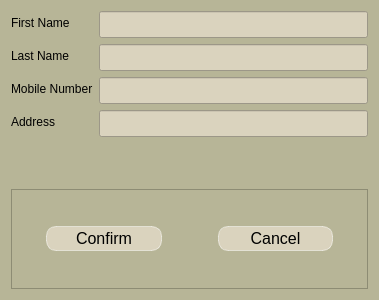
<?xml version="1.0" encoding="UTF-8"?>
<ui version="4.0">
 <class>UpdateStaffDialog</class>
 <widget class="QDialog" name="UpdateStaffDialog">
  <property name="geometry">
   <rect>
    <x>0</x>
    <y>0</y>
    <width>379</width>
    <height>300</height>
   </rect>
  </property>
  <property name="windowTitle">
   <string>Edit Staff</string>
  </property>
  <property name="styleSheet">
   <string notr="true">QWidget{
background-color:rgb(183, 181, 151);
}</string>
  </property>
  <layout class="QVBoxLayout" name="verticalLayout">
   <item>
    <layout class="QFormLayout" name="formLayout_2">
     <item row="0" column="0">
      <widget class="QLabel" name="label">
       <property name="styleSheet">
        <string notr="true">QLabel {
    font: 800;
    color: black; /* Sets the font color to black */
}
</string>
       </property>
       <property name="text">
        <string>First Name</string>
       </property>
      </widget>
     </item>
     <item row="0" column="1">
      <widget class="QLineEdit" name="fname">
       <property name="styleSheet">
        <string notr="true">QLineEdit{
background-color: rgb(218, 211, 190);
color: black;


font-size: 16px;
padding:2px;
text-align: center;


}

QLineEdit:hover {
background-color: rgba(255, 255, 255, 0.3);
}


</string>
       </property>
       <property name="maxLength">
        <number>25</number>
       </property>
      </widget>
     </item>
     <item row="1" column="0">
      <widget class="QLabel" name="label_2">
       <property name="styleSheet">
        <string notr="true">QLabel {
    font: 800;
    color: black; /* Sets the font color to black */
}
</string>
       </property>
       <property name="text">
        <string>Last Name</string>
       </property>
      </widget>
     </item>
     <item row="1" column="1">
      <widget class="QLineEdit" name="lname">
       <property name="styleSheet">
        <string notr="true">QLineEdit{
background-color: rgb(218, 211, 190);
color: black;


font-size: 16px;
padding:2px;
text-align: center;


}

QLineEdit:hover {
background-color: rgba(255, 255, 255, 0.3);
}


</string>
       </property>
       <property name="maxLength">
        <number>25</number>
       </property>
      </widget>
     </item>
     <item row="2" column="0">
      <widget class="QLabel" name="label_3">
       <property name="styleSheet">
        <string notr="true">QLabel {
    font: 800;
    color: black; /* Sets the font color to black */
}
</string>
       </property>
       <property name="text">
        <string>Mobile Number</string>
       </property>
      </widget>
     </item>
     <item row="2" column="1">
      <widget class="QLineEdit" name="mobileNum">
       <property name="styleSheet">
        <string notr="true">QLineEdit{
background-color: rgb(218, 211, 190);
color: black;


font-size: 16px;
padding:2px;
text-align: center;


}

QLineEdit:hover {
background-color: rgba(255, 255, 255, 0.3);
}


</string>
       </property>
       <property name="maxLength">
        <number>11</number>
       </property>
      </widget>
     </item>
     <item row="3" column="0">
      <widget class="QLabel" name="label_4">
       <property name="styleSheet">
        <string notr="true">QLabel {
    font: 800;
    color: black; /* Sets the font color to black */
}
</string>
       </property>
       <property name="text">
        <string>Address</string>
       </property>
      </widget>
     </item>
     <item row="3" column="1">
      <widget class="QLineEdit" name="address">
       <property name="styleSheet">
        <string notr="true">QLineEdit{
background-color: rgb(218, 211, 190);
color: black;


font-size: 16px;
padding:2px;
text-align: center;


}

QLineEdit:hover {
background-color: rgba(255, 255, 255, 0.3);
}

</string>
       </property>
       <property name="maxLength">
        <number>50</number>
       </property>
      </widget>
     </item>
    </layout>
   </item>
   <item>
    <widget class="QFrame" name="frame">
     <property name="maximumSize">
      <size>
       <width>16777215</width>
       <height>100</height>
      </size>
     </property>
     <property name="frameShape">
      <enum>QFrame::StyledPanel</enum>
     </property>
     <property name="frameShadow">
      <enum>QFrame::Raised</enum>
     </property>
     <layout class="QHBoxLayout" name="horizontalLayout">
      <item>
       <widget class="QPushButton" name="confirm">
        <property name="styleSheet">
         <string notr="true">QPushButton{
background-color: rgb(218, 211, 190);

color: black;
border: 1px solid rgba(255, 255, 255, 0.5);
border-radius: 10px;
font-size: 16px;
padding:2px;
text-align: center;
margin-left: 25px;
margin-right:25px;
}

QPushButton:hover {
                    background-color: #2980b9; /* Darker blue on hover */
                }
                QPushButton:pressed {
                    background-color: #1f618d; /* Even darker blue when pressed */
                }</string>
        </property>
        <property name="text">
         <string>Confirm</string>
        </property>
       </widget>
      </item>
      <item>
       <widget class="QPushButton" name="cancel">
        <property name="styleSheet">
         <string notr="true">QPushButton{
background-color: rgb(218, 211, 190);

color: black;
border: 1px solid rgba(255, 255, 255, 0.5);
border-radius: 10px;
font-size: 16px;
padding:2px;
text-align: center;
margin-left: 25px;
margin-right:25px;
}

QPushButton:hover {
background-color: #e74c3c;
}

QPushButton:pressed {
background-color: #e74c3c;
}
</string>
        </property>
        <property name="text">
         <string>Cancel</string>
        </property>
       </widget>
      </item>
     </layout>
    </widget>
   </item>
  </layout>
 </widget>
 <resources/>
 <connections/>
</ui>
